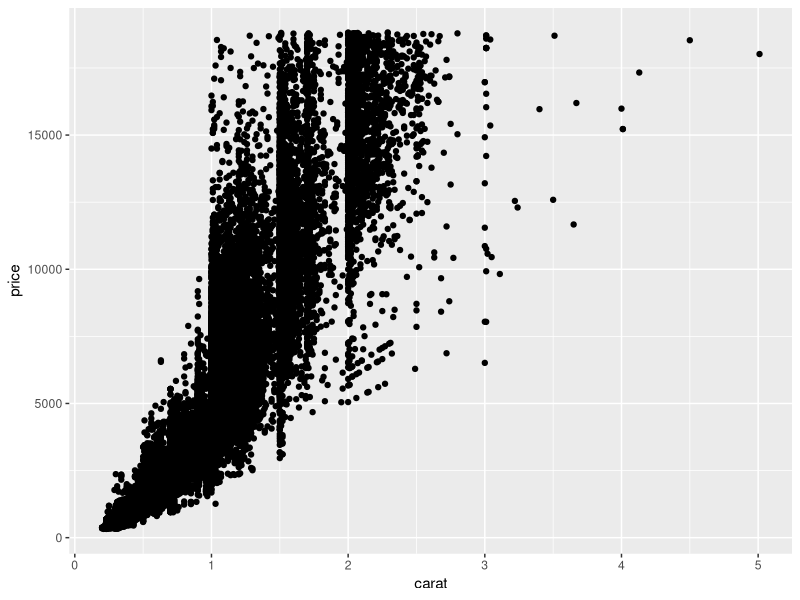
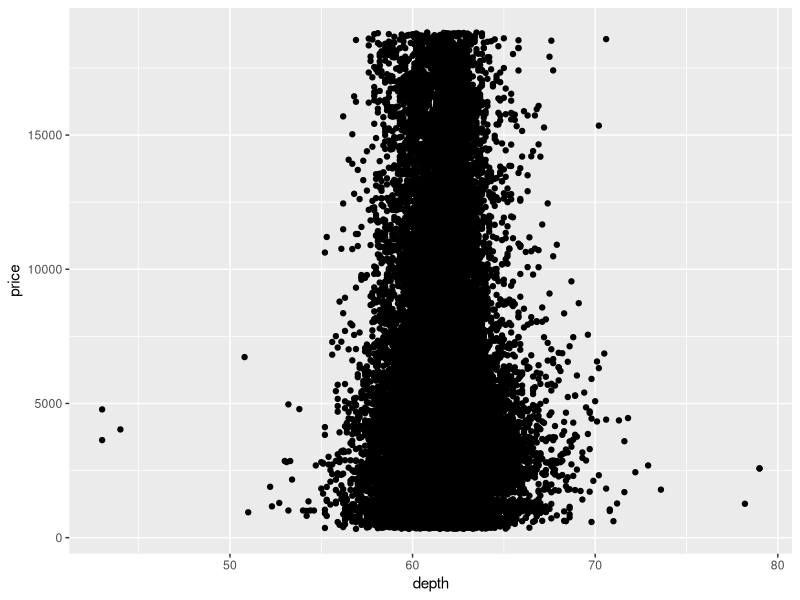
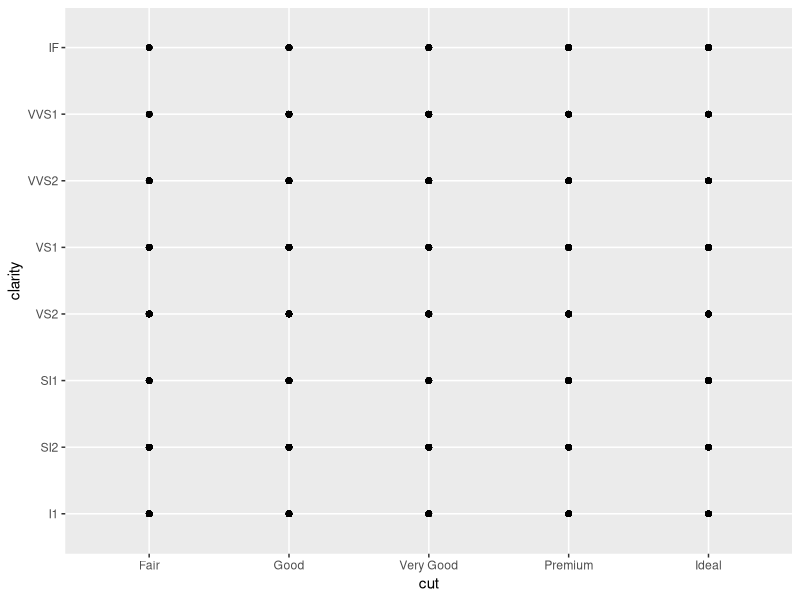
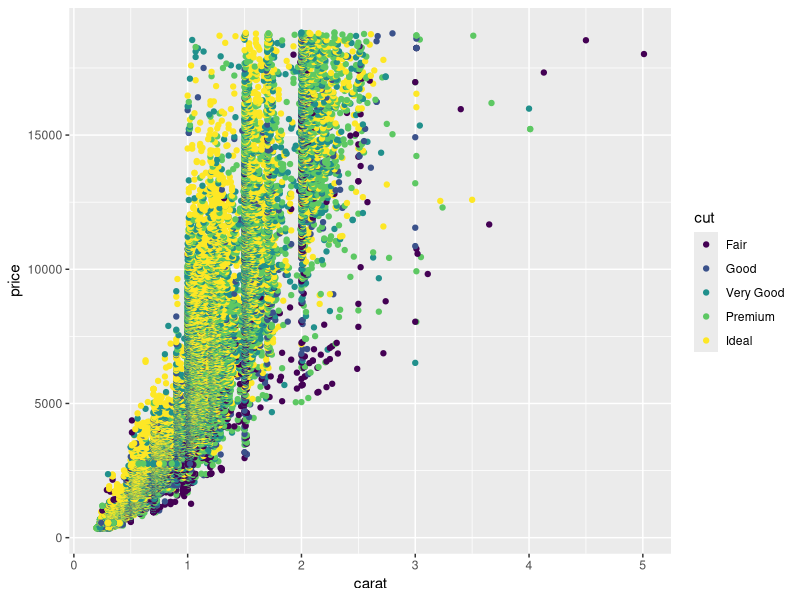
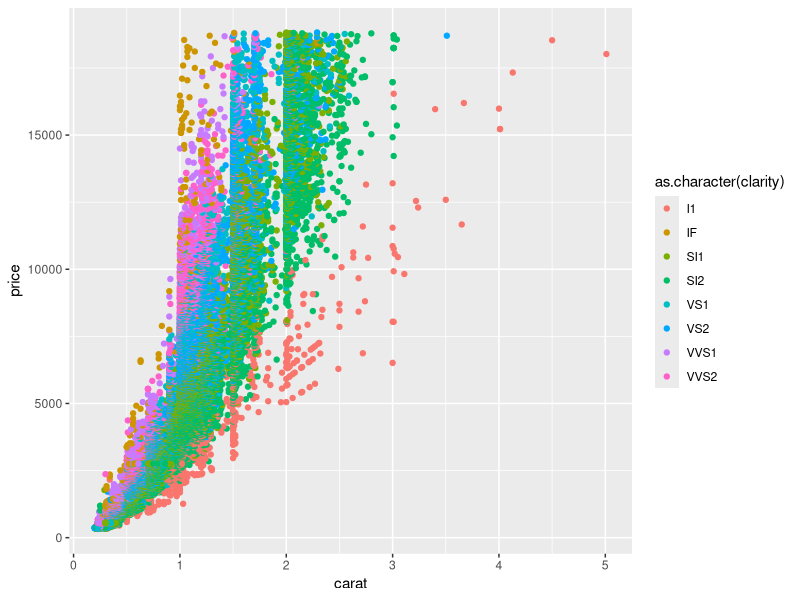
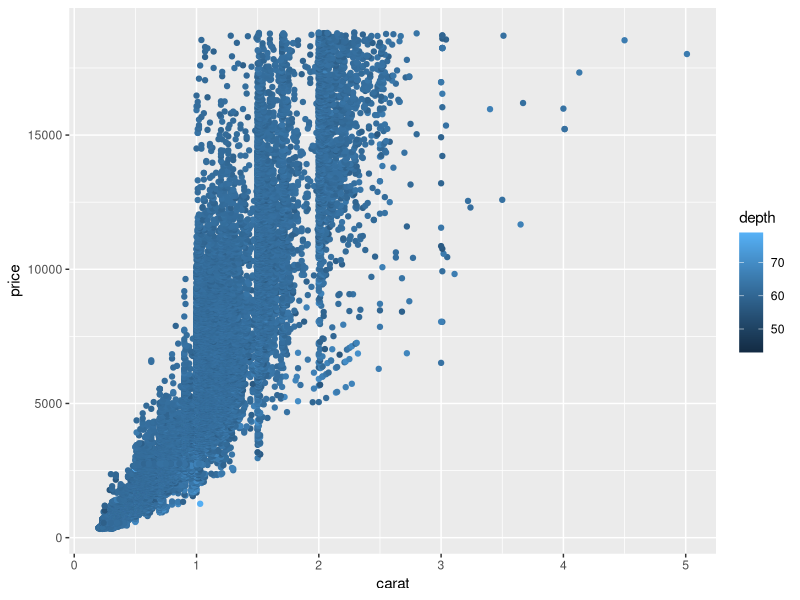
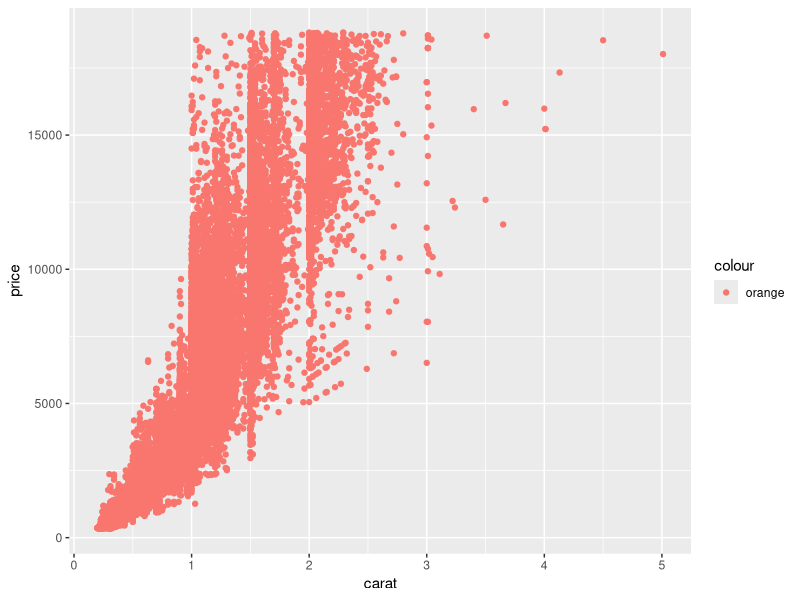
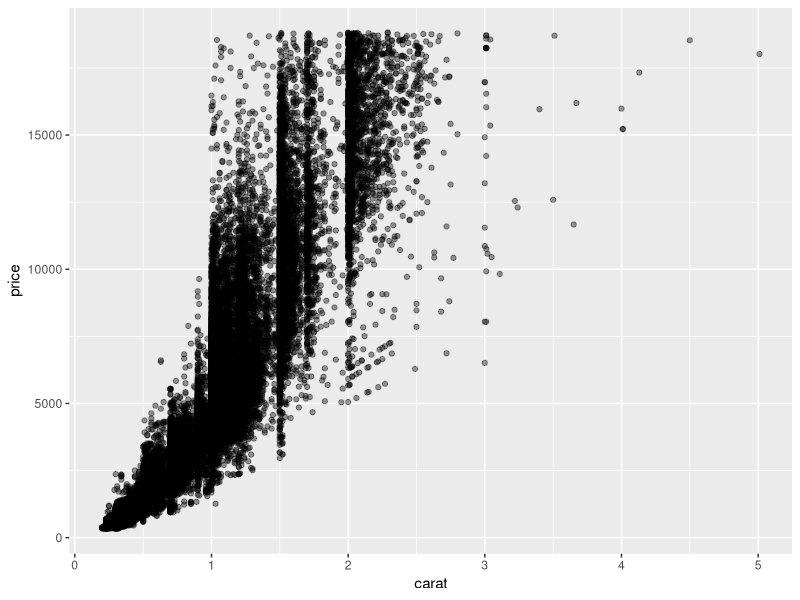

Recreate these plots in R, in order.
## ---- chunk 1
library(tidyverse)
data("diamonds")
## ---- chunk 2
str(diamonds)
## ---- chunk 3
ggplot(data = diamonds, aes(x = carat, y = price)) +
  geom_point()
## ---- chunk 4
ggplot(data = diamonds, aes(x = depth, y = price)) +
  geom_point()
## ---- chunk 5
ggplot(data = diamonds, aes(x = cut, y = clarity)) +
  geom_point()
## ---- chunk 6
# If using a categorical variable each category will have a color
ggplot(data = diamonds, aes(x = carat, y = price, color = cut)) +
  geom_point()
## ---- chunk 7
# if not ordered..
ggplot(data = diamonds, aes(x = carat, y = price, color = as.character(clarity))
) + geom_point()
## ---- chunk 8
# If using a numeric variable there will be a color gradient
ggplot(data = diamonds, aes(x = carat, y = price, color = depth)) + geom_point()
## ---- chunk 9
ggplot(data = diamonds, aes(x = carat, y = price, color = "orange")) +
  geom_point()
## ---- chunk 10
ggplot(data = diamonds, aes(x = carat, y = price)) +
  geom_point(alpha = .4)
## ---- chunk 11
ggplot(data = diamonds, aes(x = carat, y = price, shape = cut)) +
  geom_point()
## ---- chunk 12
ggplot(data = diamonds, aes(x = carat, y = price, size = depth)) +
  geom_point()
## ---- chunk 13
ggplot(diamonds, aes(x = carat, y = price, size = depth, shape = cut, color = as.character(clarity))) +
  geom_point(color = "blue")
## ---- chunk 14
ggplot(diamonds, aes(x = carat, y = price, size = depth, shape = cut, color = as.character(clarity))) +
  geom_point()
## ---- chunk 15
ggplot(data = diamonds, aes(x = carat, y = price, shape = clarity, color = clarity)) +
  geom_point()
## ---- chunk 16
ggplot(data = diamonds, aes(x = carat, y = price, color = carat < 3)) +
  geom_point()
## ---- chunk 17
## INSERT YOUR CODE HERE ##
## ---- chunk 18
## Grid
## INSERT YOUR CODE HERE ##
